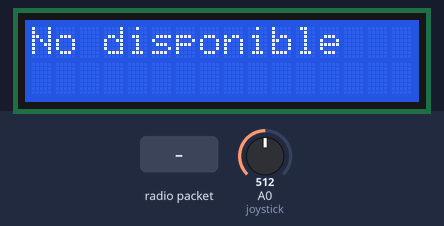
Simulated run of this sketch. Board: Arduino Uno, built with avr-gcc and run on an emulated ATmega328P. Parts: 16×2 character LCD. The inputs (shaded band) are chosen by the test bench; at power-on: A0 (joystick) = 512. No radio packets arrive unless stated; what the sketch prints to the serial monitor is not drawn.

Above: at 1.2 s.
1.3 s: radio packet "1" arrives
At 1.36 s:
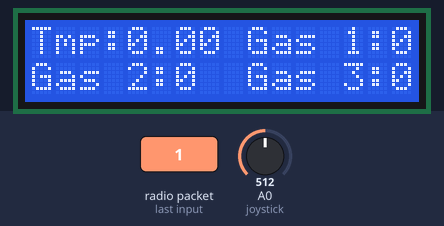
Timing chart, 0 to 4.3 s (numbered marks = the images above; inputs shaded):
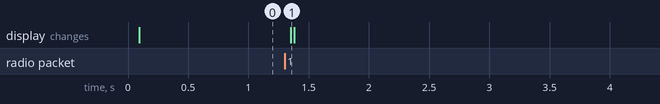

The sketch:

Control_camara_2.0.ino
```cpp
#include <SPI.h>
#include <nRF24L01.h>
#include <RF24.h>
#include <Wire.h>
#include <LiquidCrystal_I2C.h>

RF24 radio(7, 8); // CE, CSN
const byte addresses[][6] = {"00001", "00002"};

//Crear el objeto lcd  dirección  0x3F y 16 columnas x 2 filas
LiquidCrystal_I2C lcd(0x3F, 16, 2); //

struct package
{
  float temperatura;
  int gas1;
  int gas2;
  int gas3;
};

typedef struct package Package;
Package data;


int joystick = 0;
int pos = 0;
int valjoy = 0;
int com = 0;

int temp;

void setup() {
  Serial.begin(115200);
  radio.begin();
  radio.openWritingPipe(addresses[1]); // 00001
  radio.openReadingPipe(1, addresses[0]); // 00002
  radio.setPALevel(RF24_PA_MAX);
  // Inicializar el LCD
  lcd.init();
  //Encender la luz de fondo.
  lcd.backlight();
}

void loop() {
  //Valor obtenido del joystick
  valjoy = analogRead(joystick);

  //Posicion del joystick
  if (valjoy < 509) {
    pos = 1;
  }
  if (valjoy > 509) {
    pos = -1;
  }
  if (valjoy >= 500 && valjoy <= 515) {
    pos = 0;
  }
  //  Serial.println(pos);

  delay(5);
  radio.stopListening();
  radio.write(&pos, sizeof(pos));
  delay(5);
  radio.startListening();
  if (radio.available()) {

    while (radio.available()) {
      radio.read(&data, sizeof(data));
    }

    Serial.println(data.temperatura);
    Serial.println(data.gas1);
    Serial.println(data.gas2);
    Serial.println(data.gas3);

    if (com == 0) {
      lcd.clear();
    }
    com = 1;

    // Cursor en la primera posición de la primera fila
    lcd.setCursor(0, 0);
    lcd.print("Tmp:");
    lcd.print(data.temperatura);
    //    lcd.print("C"); // "337" -> "°"
    // Cursor en la 11° posición de la primera fila
    lcd.setCursor(9, 0);
    lcd.print("Gas 1:");
    lcd.print(data.gas1);//1 decimal
    lcd.print("  ");
    // Cursor en la primera posición de la 2° fila
    lcd.setCursor(0, 1);
    lcd.print("Gas 2:");
    lcd.print(data.gas2); //1 decimal
    lcd.print("  ");
    // Cursor en la 11° posición de la 2° fila
    lcd.setCursor(9, 1);
    lcd.print("Gas 3:");
    lcd.print(data.gas3);
    //    lcd.print("  ");
  } else {
    if (com == 1) {
      lcd.clear();
    }
    com = 0;
    Serial.println("Radio no disponible");
    lcd.setCursor(0, 0);
    lcd.print("No disponible");
  }

}
```

Measured:
- after the input at 1.3 s, the display: changes after 0.05 s (image 1)
